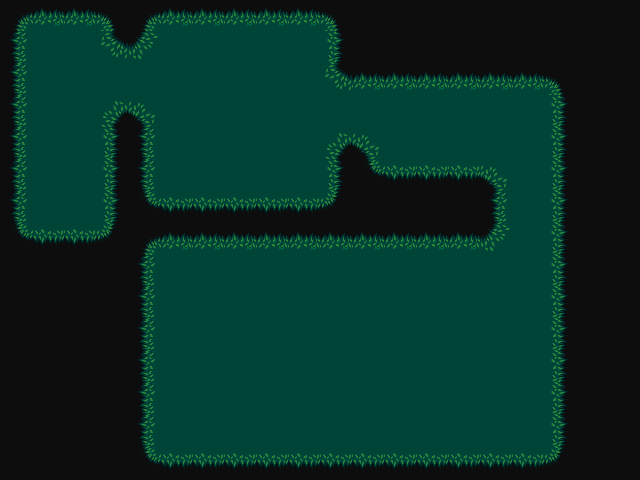

A level layout from a 2D game, rendered from its tile map. Below: a short description, then the map file with its tile-grid data intact:
An orthogonal 20x15 tile map with 32x32 px tiles, 1 tile layer (Capa de Patrones 1), 3 tilesets.

<map version="1.2" tiledversion="1.3.2" orientation="orthogonal" renderorder="right-down" compressionlevel="0" width="20" height="15" tilewidth="32" tileheight="32" infinite="0" nextlayerid="2" nextobjectid="1">
 <tileset firstgid="1" source="redsandwater.tsx" />
 <tileset firstgid="1" source="walls2.tsx" />
 <tileset firstgid="16" source="baba.tsx" />
 <layer id="1" name="Capa de Patrones 1" width="20" height="15">
  <data encoding="csv">
26,27,27,28,26,27,27,27,27,27,28,20,20,20,20,20,20,20,20,20,
31,32,32,22,23,32,32,32,32,32,33,20,20,20,20,20,20,20,20,20,
31,32,32,32,32,32,32,32,32,32,22,27,27,27,27,27,27,28,20,20,
31,32,32,17,18,32,32,32,32,32,32,32,32,32,32,32,32,33,20,20,
31,32,32,33,31,32,32,32,32,32,17,18,32,32,32,32,32,33,20,20,
31,32,32,33,31,32,32,32,32,32,33,36,37,37,37,18,32,33,20,20,
31,32,32,33,36,37,37,37,37,37,38,20,20,20,20,31,32,33,20,20,
36,37,37,38,26,27,27,27,27,27,27,27,27,27,27,23,32,33,20,20,
20,20,20,20,31,32,32,32,32,32,32,32,32,32,32,32,32,33,20,20,
20,20,20,20,31,32,32,32,32,32,32,32,32,32,32,32,32,33,20,20,
20,20,20,20,31,32,32,32,32,32,32,32,32,32,32,32,32,33,20,20,
20,20,20,20,31,32,32,32,32,32,32,32,32,32,32,32,32,33,20,20,
20,20,20,20,31,32,32,32,32,32,32,32,32,32,32,32,32,33,20,20,
20,20,20,20,31,32,32,32,32,32,32,32,32,32,32,32,32,33,20,20,
20,20,20,20,36,37,37,37,37,37,37,37,37,37,37,37,37,38,20,20
</data>
 </layer>
</map>